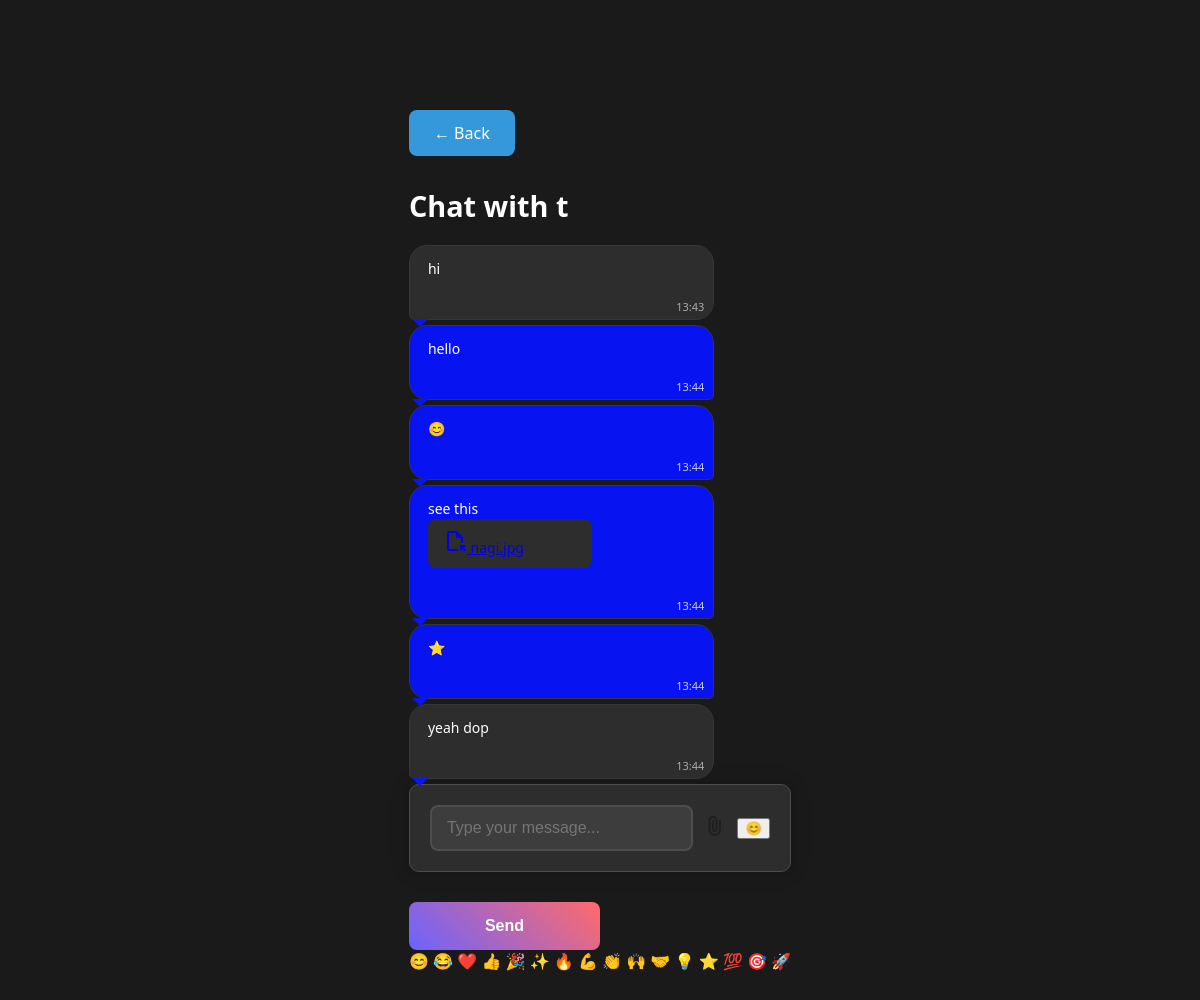
The page /chat/4 (signed in) on the database its author committed.
### app.py (models this page shows)
class User(UserMixin, db.Model):
    id = db.Column(db.Integer, primary_key=True)
    username = db.Column(db.String(80), unique=True, nullable=False)
    email = db.Column(db.String(120), unique=True, nullable=False)
    password = db.Column(db.String(120), nullable=False)

class Message(db.Model):
    id = db.Column(db.Integer, primary_key=True)
    sender_id = db.Column(db.Integer, db.ForeignKey('user.id'), nullable=False)
    receiver_id = db.Column(db.Integer, db.ForeignKey('user.id'), nullable=False)
    content = db.Column(db.String(500), nullable=False)
    timestamp = db.Column(db.DateTime, default=datetime.utcnow)
    file_path = db.Column(db.String(255))
    file_type = db.Column(db.String(100))
    original_filename = db.Column(db.String(255))

### app.py (the view, shortened to what this page needs)
@app.route('/chat/<int:user_id>', methods=['GET', 'POST'])
@login_required
def chat(user_id):
    ensure_upload_directory()
    other_user = User.query.get_or_404(user_id)
    messages = Message.query.filter(
        ((Message.sender_id == current_user.id) & (Message.receiver_id == user_id)) |
        ((Message.sender_id == user_id) & (Message.receiver_id == current_user.id))
    ).order_by(Message.timestamp).all()
    return render_template('chat.html', other_user=other_user, messages=messages)

### app.py (called while the page is built)
@login_manager.user_loader
def load_user(user_id):
    return User.query.get(int(user_id))

def ensure_upload_directory():
    upload_path = app.config['UPLOAD_FOLDER']
    if not os.path.exists(upload_path):
        os.makedirs(upload_path)

### templates/chat.html (shortened to what this page needs)
{% extends 'base.html' %}
{% block body %}
<div class="chat-container">
    <div class="chat-header">
        <a href="{{ url_for('index') }}" class="back-btn">← Back</a>
        <h2>Chat with {{ other_user.username }}</h2>
    </div>
    <div class="messages-container">
        {% for message in messages %}
            <div class="message {% if message.sender_id == current_user.id %}sent{% else %}received{% endif %}">
                <div class="message-content">
                    {{ message.content }}
                    {% if message.file_path %}
                        <div class="file-attachment">
                            <a href="{{ url_for('static', filename='uploads/' + message.file_path) }}" target="_blank">
                                <span class="material-symbols-outlined">
                                    </span> {{ message.original_filename }}
                            </a>
                        </div>
                    {% endif %}
                </div>
                <div class="message-time">{{ message.timestamp.strftime('%H:%M') }}</div>
            </div>
        {% endfor %}
    </div>
    <form method="POST" class="message-form" enctype="multipart/form-data">
        <div class="message-input-container">
            <input type="text" name="message" class="messagebox" placeholder="Type your message..." required>
            <label for="file-upload" class="circular-upload">
            </label>
            <button type="button" class="emoji-button" onclick="toggleEmojiPicker()">😊</button>
        </div>
        <button type="submit" class="send-button">Send</button>
    </form>
</div>
{% endblock %}

### templates/base.html (shortened to what this page needs)
<!DOCTYPE html>
<html lang="en">
<head>
    <link rel="stylesheet" href="{{ url_for('static', filename='css/Taskmaster webpage.css') }}">
</head>
<body>
    {% block body %}{% endblock %}
</body>
</html>

### static/css/Taskmaster webpage.css (style rules this page uses)
@media (min-width: 601px) and (max-width: 1200px) { body { padding: 60px; margin: 8px; } }
@media (min-width: 601px) and (max-width: 1200px) { button[type="submit"] { width: 60%; padding: 14px; } }
@media (min-width: 601px) and (max-width: 1200px) { .message-input-container { padding: 18px; } }
@media (min-width: 601px) and (max-width: 1200px) { .message { max-width: 80%; } }
@media (min-width: 601px) and (max-width: 1200px) { .sent, .received { padding: 12px 16px; font-size: 14px; } }
@media (min-width: 601px) and (max-width: 1200px) { h2 { font-size: 1.6em; } }
body { background: #1a1a1a; color: #fff; font-family: 'Segoe UI', Tahoma, Geneva, Verdana, sans-serif; margin: 10px; padding: 100px; display: flex; flex-direction: column; justify-content: center; align-items: center; }
button[type="submit"] { width: 50%; padding: 15px; background: linear-gradient(45deg, #6c63ff, #ff6b6b); border: none; border-radius: 8px; color: white; font-size: 16px; font-weight: bold; cursor: pointer; transition: all 0.3s ease; align-items: flex-start; }
.message { background: #0713f1; border: 1px solid #363636; color: #fff; padding: 10px 15px; border-radius: 22px; margin-bottom: 10px; max-width: 50%; word-wrap: break-word; font-size: 14px; line-height: 1.5; animation: fadeIn 0.5s ease; position: relative; }
.message::after { content: ''; position: absolute; bottom: 0; left: 10px; width: 0; height: 0; border: 8px solid transparent; border-top-color: #0915f2; border-bottom: 0; margin-left: -8px; margin-bottom: -8px; }
.message-content { position: relative; padding-bottom: 15px; }
.message-time { position: absolute; bottom: 2px; right: 5px; font-size: 11px; color: rgba(255, 255, 255, 0.7); padding: 2px 4px; border-radius: 3px; }
.sent .message-time { color: rgba(255, 255, 255, 0.8); }
.received .message-time { color: rgba(255, 255, 255, 0.6); }
.message-input-container { display: flex; align-items: center; justify-content: center; padding: 12px 15px; background: #050000; border: 1px solid #4d4d4d; border-radius: 8px; color: #fff; font-size: 16px; transition: all 0.3s ease; }
.message-input-container { display: flex; gap: 10px; margin-bottom: 30px; background: #2d2d2d; padding: 20px; border-radius: 10px; box-shadow: 0 0 20px rgba(0, 0, 0, 0.2); }
.message-input-container input[type="text"] { flex: 1; padding: 12px 15px; background: #3d3d3d; border: 2px solid #4d4d4d; border-radius: 8px; color: #fff; font-size: 16px; transition: all 0.3s ease; }
.message { max-width: 70%; padding: 12px 18px; border-radius: 18px; margin: 5px 0; word-wrap: break-word; position: relative; }
.file-attachment { background: #2d2d2d; color: #f40606; padding: 10px 15px; border-radius: 8px; margin-bottom: 10px; max-width: 50%; word-wrap: break-word; font-size: 14px; line-height: 1.5; animation: fadeIn 0.5s ease; }
.sent { background: #0713f1; color: white; align-self: flex-end; border-bottom-right-radius: 5px; padding-bottom: 25px; }
.received { background: #2d2d2d; color: white; align-self: flex-start; border-bottom-left-radius: 5px; padding-bottom: 25px; }
h2 { color: #fff; margin: 30px 0 20px; font-size: 1.8em; }
.back-btn { display: inline-block; padding: 12px 25px; background: #3498db; color: white; text-decoration: none; border-radius: 8px; transition: all 0.3s ease; }

### rows shown on the page
User: username "t"
Message: content "hi", timestamp "13:43"
Message: content "hello", timestamp "13:44"
Message: content "😊", timestamp "13:44"
Message: content "see this", timestamp "13:44"
Message: content "⭐", timestamp "13:44"
Message: content "yeah dop", timestamp "13:44"
